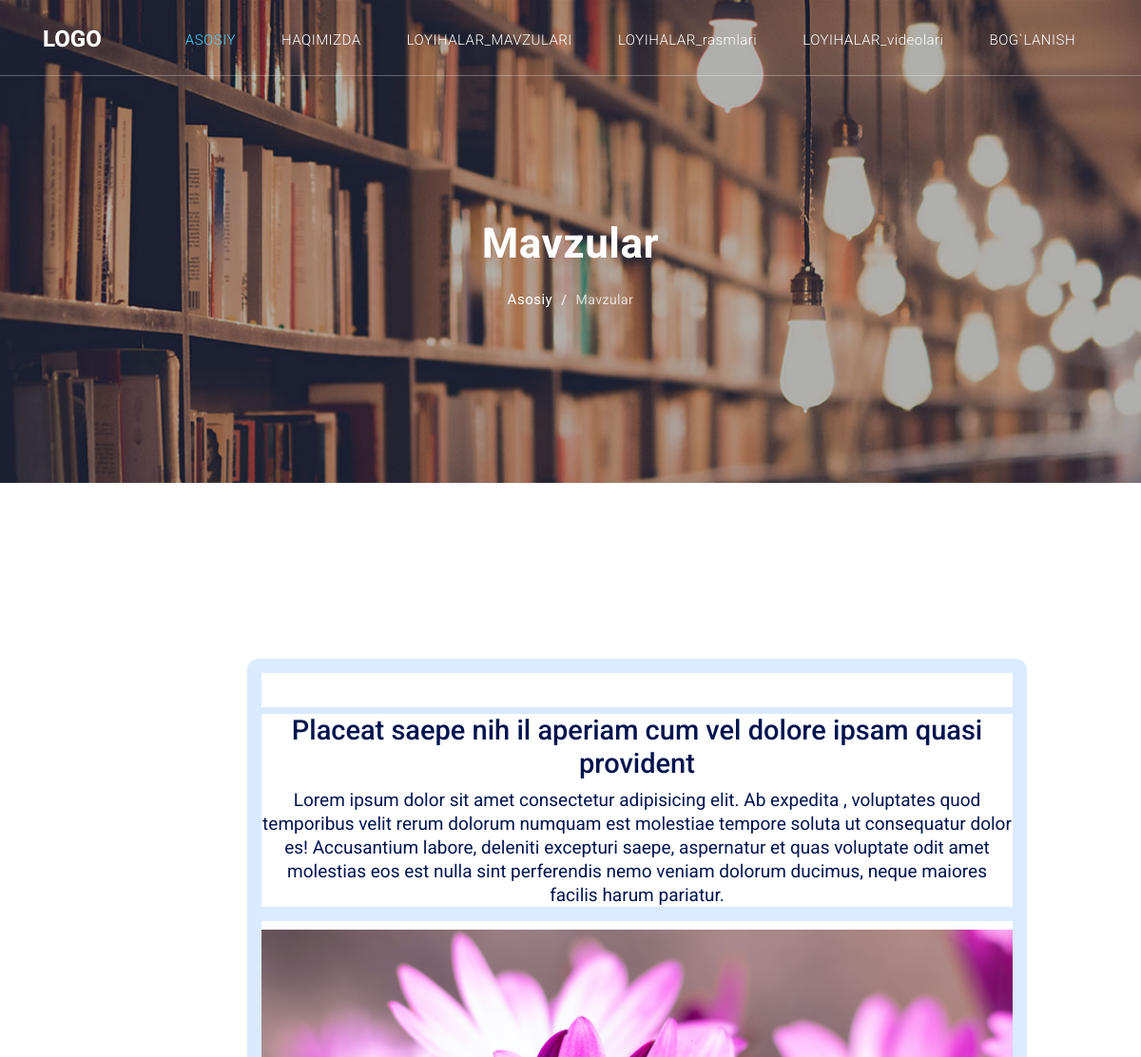
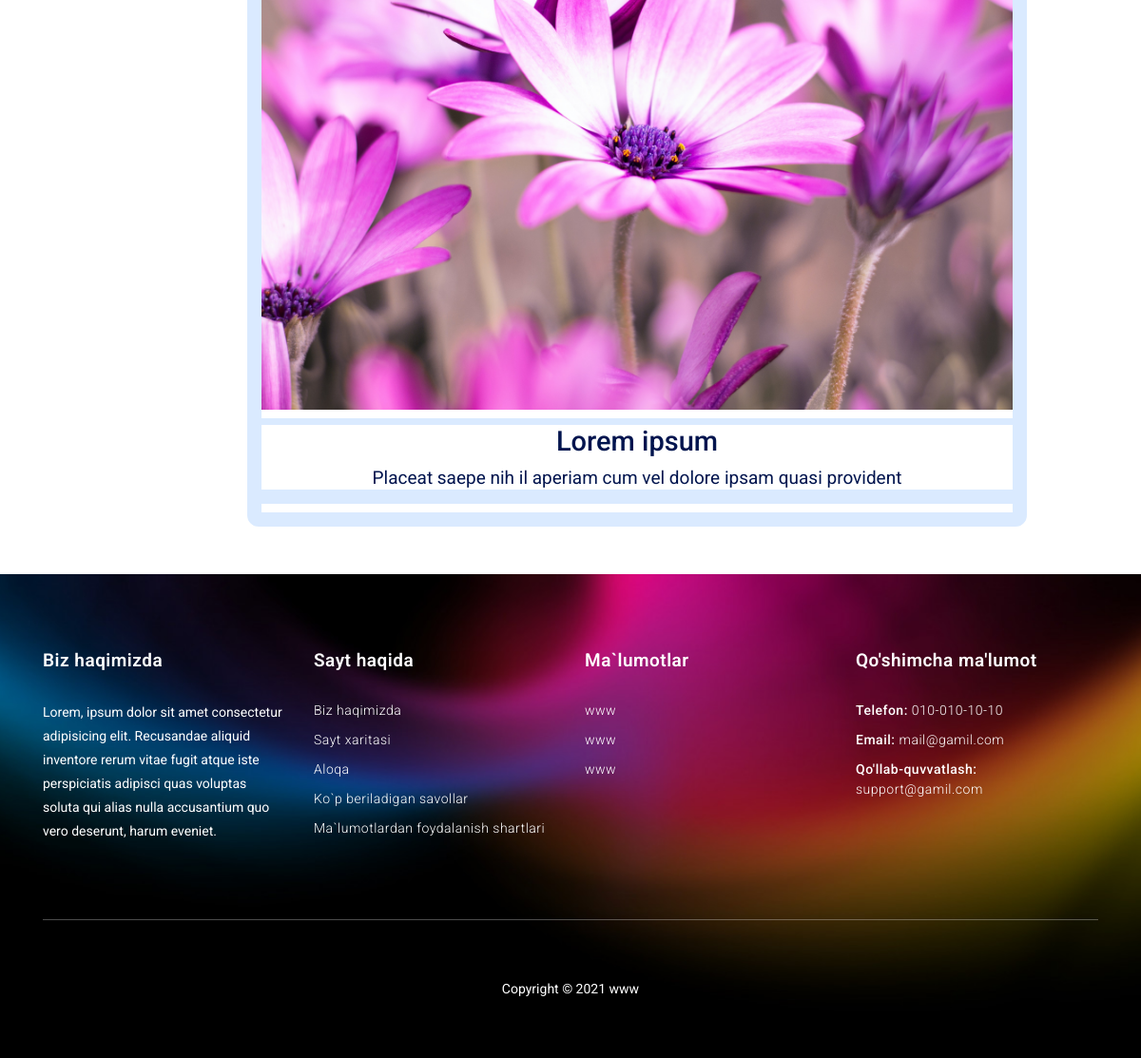
The app's page /rasmlar/ with its own data (2 pictures, top to bottom).
### mainapp/models.py (models this page shows, shortened)
class Images(models.Model):
    title = models.CharField(max_length=100)
    images = models.ImageField(upload_to='img/%y')
    text = models.TextField()

### mainapp/views.py (the view)
# urls.py: path('rasmlar/',views.rasmlar, name='rasmlar'),
def rasmlar(request):
    images = Images.objects.all()
    context = {
        'images' : images,
    }
    return render(request, 'rasmlar.html', context)

### templates/rasmlar.html (shortened to what this page needs)
{% load static %}
<!DOCTYPE html>
<html lang="en">
  <head>
    <link href="{% static 'vendor/bootstrap/css/bootstrap.min.css' %}" rel="stylesheet">
    <link rel="stylesheet" href="{% static 'assets/css/fontawesome.css' %}">
    <link rel="stylesheet" href="{% static 'assets/css/templatemo-host-cloud.css' %}">
    <link rel="stylesheet" href="{% static 'assets/css/owl.css' %}">
  </head>
  <body>
    <header class="">
      <nav class="navbar navbar-expand-lg">
        <div class="container">
          <a class="navbar-brand" href="{% url 'index' %}"><h2>LOGO</h2></a>
          <div class="collapse navbar-collapse" id="navbarResponsive">
            <ul class="navbar-nav ml-auto">
              <li class="nav-item active">
                <a class="nav-link" href="{% url 'index' %}">ASOSIY
                </a>
              </li>
              <li class="nav-item">
                <a class="nav-link" href="{% url 'about' %}"> HAQIMIZDA</a>
              </li>
              <li class="nav-item">
                <a class="nav-link" href="{% url 'loyihalar' %}">LOYIHALAR_MAVZULARI</a>
              </li>
              <li class="nav-item">
                <a class="nav-link" href="{% url 'rasmlar' %}">LOYIHALAR_rasmlari</a>
              </li>
              <li class="nav-item">
                <a class="nav-link" href="{% url 'videolar' %}">LOYIHALAR_videolari</a>
              </li>
              <li class="nav-item">
                <a class="nav-link" href="{% url 'contact' %}">BOG`LANISH</a>
              </li>
            </ul>
          </div>
        </div>
      </nav>
    </header>
    <div class="page-heading header-text">
      <div class="container">
        <div class="row">
          <div class="col-md-12">
            <h1>Mavzular</h1>
            <p><a href="{% url 'index' %}">Asosiy</a> / <span>Mavzular</span></p>
          </div>
        </div>
      </div>
    </div>
    <div>
      <br><br><br><br><br>
    </div>
      <div class="post_img">
        {% for i in images %}
          <img src="{{ i.images.url }}" alt="">
          <h1 class="post_title text-center mt-2 mb-2" >{{ i.title }}</h1>
          <p class="post_text text-center mt-2 mb-2">
          {{ i.text }}
        </p>
        {% endfor %}
    </div>
    <footer>
      <div class="container">
        <div class="row">
          <div class="col-md-3 col-sm-6 col-xs-12">
            <div class="footer-item">
              <div class="footer-heading">
                <h2>Biz haqimizda</h2>
              </div>
              <p>Lorem, ipsum dolor sit amet consectetur adipisicing elit. Recusandae aliquid inventore rerum vitae fugit atque iste perspiciatis adipisci quas voluptas soluta qui alias nulla accusantium quo vero deserunt, harum eveniet.</p>
            </div>
          </div>
          <div class="col-md-3 col-sm-6 col-xs-12">
            <div class="footer-item">
              <div class="footer-heading">
                <h2>Sayt haqida</h2>
              </div>
              <ul class="footer-list">
                <li><a href="#.">Biz haqimizda</a></li>
                <li><a href="#.">Sayt xaritasi</a></li>
                <li><a href="#.">Aloqa</a></li>
                <li><a href="#.">Ko`p beriladigan savollar</a></li>
                <li><a href="#.">Ma`lumotlardan foydalanish shartlari</a></li>
              </ul>
            </div>
          </div>
          <div class="col-md-3 col-sm-6 col-xs-12">
            <div class="footer-item">
              <div class="footer-heading">
                <h2>Ma`lumotlar</h2>
              </div>
              <ul class="footer-list">
                <li><a href="#.">www</a></li>
                <li><a href="#.">www</a></li>
                <li><a href="#.">www</a></li>
              </ul>
            </div>
          </div>
          <div class="col-md-3 col-sm-6 col-xs-12">
            <div class="footer-item">
              <div class="footer-heading">
                <h2>Qo'shimcha ma'lumot</h2>
              </div>
              <ul class="footer-list">
                <li>Telefon: <a href="#">010-010-10-10</a></li>
                <li>Email: <a href="#">mail@gamil.com</a></li>
                <li>Qo'llab-quvvatlash: <a href="#">support@gamil.com</a></li>
              </ul>
            </div>
          </div>
          <div class="col-md-12">
            <div class="sub-footer">
              <p>Copyright &copy; 2021 <a rel="nofollow" href="#.">www</a></p>
            </div>
          </div>
        </div>
      </div>
    </footer>
  </body>
</html>

### static/assets/css/templatemo-host-cloud.css (style rules this page uses)
body { font-family: 'Roboto', sans-serif; transition: all 0.5s; }
p { margin-bottom: 0px; font-size: 14px; color: #6a6a6a; line-height: 25px; }
a { text-decoration: none!important; }
.page-heading { background-image: url(../images/heading-bg.jpg); background-position: center center; background-repeat: no-repeat; background-size: cover; text-align: center; padding: 230px 0px 180px 0px; }
.page-heading h1 { color: #fff; font-size: 44px; font-weight: 700; letter-spacing: 0.5px; margin-bottom: 20px; }
.page-heading p { color: #fff; letter-spacing: 0.5px; }
.page-heading p a { color: #fff; font-size: 15px; }
.page-heading p a { margin-right: 5px; }
.page-heading p span { color: #fff; opacity: 0.75; margin-left: 5px; }
header { position: fixed; z-index: 99999; width: 100%; background-color: transparent!important; border-bottom: 1px solid rgba(250,250,250,0.30); height: 80px; -webkit-transition: all .5s ease 0s; -moz-transition: all .5s ease 0s; -o-transition: all .5s ease 0s; transition: all .5s ease 0s; }
.navbar .navbar-brand { float: left; margin-top: 12px; outline: none; }
.navbar .navbar-brand h2 { color: #fff; text-transform: uppercase; font-size: 24px; font-weight: 800; -webkit-transition: all .3s ease 0s; -moz-transition: all .3s ease 0s; -o-transition: all .3s ease 0s; transition: all .3s ease 0s; }
#navbarResponsive { z-index: 999; }
.navbar-collapse { text-align: center; }
.navbar .navbar-nav .nav-item { margin: 0px 15px; }
.navbar .navbar-nav a.nav-link { text-transform: capitalize; font-size: 15px; font-weight: 300; letter-spacing: 0.5px; color: #fff; transition: all 0.5s; margin-top: 5px; }
.navbar .navbar-nav .nav-link:hover, .navbar .navbar-nav .active>.nav-link, .navbar .navbar-nav .nav-link.active, .navbar .navbar-nav .nav-link.show, .navbar .navbar-nav .show>.nav-link { color: #44d3ff; }
footer { background-image: url(../images/footer-bg.jpg); background-repeat: no-repeat; background-size: cover; background-position: center center; padding: 80px 0px 60px 0px; }
footer .footer-heading h2 { color: #fff; font-size: 19px; font-weight: 600; letter-spacing: 0.5px; margin-bottom: 30px; }
footer p { color: #fff; }
footer ul { padding: 0; margin: 0; list-style: none; }
footer ul li { margin-bottom: 10px; font-size: 14px; font-weight: 500; color: #fff; letter-spacing: 0.5px; }
footer ul li:last-child { margin-bottom: 0px; }
footer ul li a { color: #fff; font-size: 14px; font-weight: 300; transition: all 0.3s; }
footer .sub-footer { text-align: center; margin-top: 80px; border-top: 1px solid rgba(250,250,250,0.30); padding-top: 60px; }
footer .sub-footer a { color: #FFF; }
*, *::before, *::after { margin: 0; padding: 0; box-sizing: border-box; }
html { font-family: 'Roboto', sans-serif; font-size: 18px; }
img { width: 100%; }
.post_img { min-width: 820px; max-width: 420px; border-radius: 12px; border: 15px solid #c5deffa2; margin-left: 260px; }
.post_title { color: rgb(0, 20, 78); font-size: 29px; font-weight: 500; border-top: 7px solid #c5deffa2; }
.post_text { color: rgb(0, 20, 78); font-size: 19px; font-weight: 400; border-bottom: 15px solid #c5deffa2; }

### records on screen
Images: title "Placeat saepe nih il aperiam cum vel dolore ipsam quasi provident", text "Lorem ipsum dolor sit amet consectetur adipisicing elit. Ab expedita , voluptates quod temporibus velit rerum dolorum numquam est molestiae tempore soluta ut consequatur dolor es! Accusantium labore, deleniti excepturi saepe, aspernatur et quas voluptate odit amet molestias eos est nulla sint perferendis nemo veniam dolorum ducimus, neque maiores facilis harum pariatur."
Images: images (picture), title "Lorem ipsum", text "Placeat saepe nih il aperiam cum vel dolore ipsam quasi provident"
